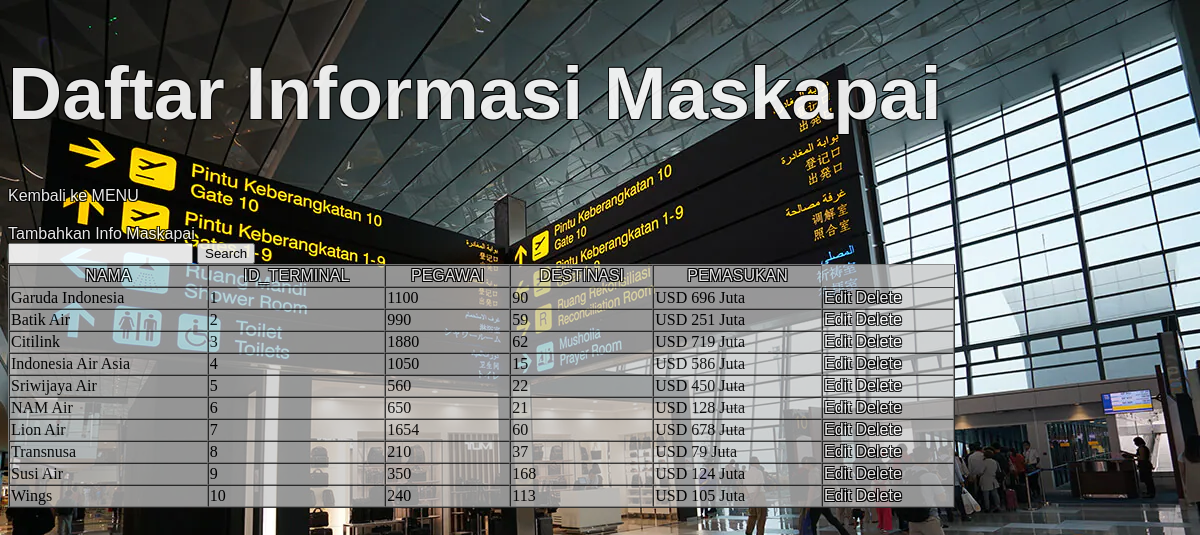
Screenshot of /maskapai.php with the database file from the repository.
### tables this page shows
CREATE TABLE `maskapai` (
  `NAMA` varchar(50) NOT NULL,
  `ID_TERMINAL` int(50) NOT NULL,
  `DESTINASI` int(50) NOT NULL,
  `PEGAWAI` int(50) NOT NULL,
  `PEMASUKAN` varchar(50) NOT NULL
);

### maskapai.php (the view, shortened to what this page needs)
<?php
include_once ("config.php");
if(isset($_GET['search'])){
    $search = $_GET['search'];
    $search = strtolower($search);
}else $search = '';
if(isset($_GET['orderby']) and isset($_GET['pos'])){
    $orderby = $_GET['orderby'];
    $pos = $_GET['pos'];
    $result = mysqli_query($mysqli, "SELECT * FROM maskapai ORDER BY $orderby $pos");
}else{
    $pos = '';
    $orderby = '';
    $result = mysqli_query($mysqli, "SELECT * FROM maskapai");
}
?>
<!DOCTYPE html>
<html>
    <head>
        <link rel="stylesheet" href="style.css">
</head>
<body>
    <h1>Daftar Informasi Maskapai</h1>
<a href="index.php">Kembali ke MENU</a>
<a href="addMaskapai.php">Tambahkan Info Maskapai</a>
    <form action="maskapai.php" method="get">
        <input type="text" name="search">
        <input type="submit" value="Search">
    </form>
    <table width='80%' border=1 cellpanding='10' cellspacing='0'>
<tr>
    <th><?php
        if($pos=='ASC' and $orderby=='NAMA') {
            echo '<a href="maskapai.php?orderby=NAMA&pos=DESC">NAMA</a>';
        }else {
            echo '<a href="maskapai.php?orderby=NAMA&pos=ASC">NAMA</a>';
        }
        ?></th>
    <th><?php
        if($pos=='ASC' and $orderby=='ID_TERMINAL') {
            echo '<a href="maskapai.php?orderby=ID_TERMINAL&pos=DESC">ID_TERMINAL</a>';
        }else {
            echo '<a href="maskapai.php?orderby=ID_TERMINAL&pos=ASC">ID_TERMINAL</a>';
        }
        ?></th>
    <th><?php
        if($pos=='ASC' and $orderby=='PEGAWAI') {
            echo '<a href="maskapai.php?orderby=PEGAWAI&pos=DESC">PEGAWAI</a>';
        }else {
            echo '<a href="maskapai.php?orderby=PEGAWAI&pos=ASC">PEGAWAI</a>';
        }
        ?></th>
    <th><?php
        if($pos=='ASC' and $orderby=='DESTINASI') {
            echo '<a href="maskapai.php?orderby=DESTINASI&pos=DESC">DESTINASI</a>';
        }else {
            echo '<a href="maskapai.php?orderby=DESTINASI&pos=ASC">DESTINASI</a>';
        }
        ?></th>
    <th><?php
        if($pos=='ASC' and $orderby=='PEMASUKAN') {
            echo '<a href="maskapai.php?orderby=PEMASUKAN&pos=DESC">PEMASUKAN</a>';
        }else {
            echo '<a href="maskapai.php?orderby=PEMASUKAN&pos=ASC">PEMASUKAN</a>';
        }
        ?></th>
</tr>
<?php
while ($item = mysqli_fetch_array($result)) {
    if($search == ''){
        echo "<tr>";
    echo "<td>".$item ['NAMA']."</td>";
    echo "<td>".$item ['ID_TERMINAL']."</td>";
    echo "<td>".$item ['PEGAWAI']."</td>";
    echo "<td>".$item ['DESTINASI']."</td>";
    echo "<td>".$item ['PEMASUKAN']."</td>";
    echo "<td><a href='editMaskapai.php?edit=".$item['NAMA']."'>Edit</a>
        <a href='deleteMaskapai.php?del=".$item['NAMA']."'>Delete</a>
        </td></tr>";
    }
    }
    ?>
</table>
</body>
</html>

### style.css (style rules this page uses)
html { background: url(img/loginBackground.webp) no-repeat center center fixed; -webkit-background-size: cover; -moz-background-size: cover; -o-background-size: cover; background-size: cover; opacity: 0.9; }
h1 { font-size: 75px; font-family: 'Franklin Gothic Medium', 'Arial Narrow', Arial, sans-serif; font-weight: bold; color: white; text-shadow: -1px -1px 0 #000, 1px -1px 0 #000, -1px 1px 0 #000, 1px 1px 0 #000; }
a { color:white; text-decoration: none; font-family: 'Franklin Gothic Medium', 'Arial Narrow', Arial, sans-serif; font-weight:normal; text-shadow: -1px -1px 0 #000, 1px -1px 0 #000, -1px 1px 0 #000, 1px 1px 0 #000; }
table { background-color: rgba(197, 198, 199, 0.829); }

### rows the page displays
maskapai: NAMA "Garuda Indonesia", ID_TERMINAL "1", PEGAWAI "1100", DESTINASI "90", PEMASUKAN "USD 696 Juta"
maskapai: NAMA "Batik Air", ID_TERMINAL "2", PEGAWAI "990", DESTINASI "59", PEMASUKAN "USD 251 Juta"
maskapai: NAMA "Citilink", ID_TERMINAL "3", PEGAWAI "1880", DESTINASI "62", PEMASUKAN "USD 719 Juta"
maskapai: NAMA "Indonesia Air Asia", ID_TERMINAL "4", PEGAWAI "1050", DESTINASI "15", PEMASUKAN "USD 586 Juta"
maskapai: NAMA "Sriwijaya Air", ID_TERMINAL "5", PEGAWAI "560", DESTINASI "22", PEMASUKAN "USD 450 Juta"
maskapai: NAMA "NAM Air", ID_TERMINAL "6", PEGAWAI "650", DESTINASI "21", PEMASUKAN "USD 128 Juta"
maskapai: NAMA "Lion Air", ID_TERMINAL "7", PEGAWAI "1654", DESTINASI "60", PEMASUKAN "USD 678 Juta"
maskapai: NAMA "Transnusa", ID_TERMINAL "8", PEGAWAI "210", DESTINASI "37", PEMASUKAN "USD 79 Juta"
maskapai: NAMA "Susi Air", ID_TERMINAL "9", PEGAWAI "350", DESTINASI "168", PEMASUKAN "USD 124 Juta"
maskapai: NAMA "Wings", ID_TERMINAL "10", PEGAWAI "240", DESTINASI "113", PEMASUKAN "USD 105 Juta"
